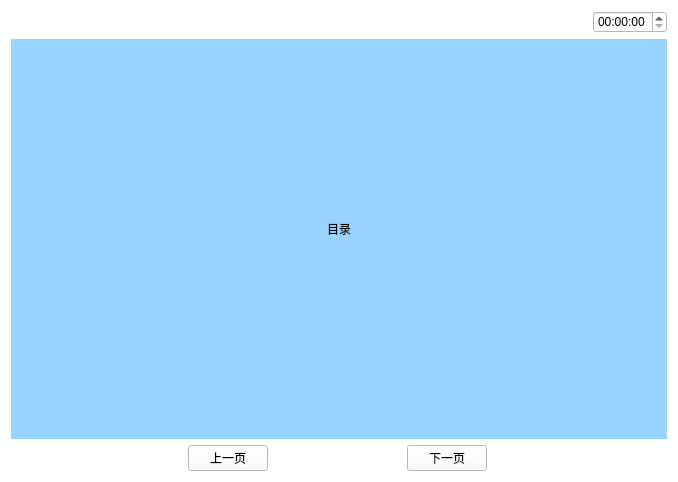
<?xml version="1.0" encoding="UTF-8"?>
<ui version="4.0">
 <class>Bangzhushouce</class>
 <widget class="QWidget" name="Bangzhushouce">
  <property name="geometry">
   <rect>
    <x>0</x>
    <y>0</y>
    <width>678</width>
    <height>482</height>
   </rect>
  </property>
  <property name="windowTitle">
   <string>Form</string>
  </property>
  <property name="styleSheet">
   <string notr="true">background-color: rgb(255, 255, 255);</string>
  </property>
  <layout class="QVBoxLayout" name="verticalLayout_3" stretch="1,5,1">
   <item>
    <layout class="QHBoxLayout" name="horizontalLayout_5">
     <item>
      <widget class="QPushButton" name="pushButton">
       <property name="text">
        <string/>
       </property>
       <property name="icon">
        <iconset resource="myimages.qrc">
         <normaloff>:/image/images/4g.png</normaloff>:/image/images/4g.png</iconset>
       </property>
       <property name="flat">
        <bool>true</bool>
       </property>
      </widget>
     </item>
     <item>
      <widget class="QPushButton" name="pushButton_2">
       <property name="text">
        <string/>
       </property>
       <property name="icon">
        <iconset resource="myimages.qrc">
         <normaloff>:/image/images/wireless.svg</normaloff>:/image/images/wireless.svg</iconset>
       </property>
       <property name="flat">
        <bool>true</bool>
       </property>
      </widget>
     </item>
     <item>
      <widget class="QPushButton" name="pushButton_3">
       <property name="text">
        <string/>
       </property>
       <property name="icon">
        <iconset resource="myimages.qrc">
         <normaloff>:/image/images/bl.svg</normaloff>:/image/images/bl.svg</iconset>
       </property>
       <property name="flat">
        <bool>true</bool>
       </property>
      </widget>
     </item>
     <item>
      <widget class="QPushButton" name="pushButton_4">
       <property name="text">
        <string/>
       </property>
       <property name="icon">
        <iconset resource="myimages.qrc">
         <normaloff>:/image/images/locate.svg</normaloff>:/image/images/locate.svg</iconset>
       </property>
       <property name="flat">
        <bool>true</bool>
       </property>
      </widget>
     </item>
     <item>
      <spacer name="horizontalSpacer_4">
       <property name="orientation">
        <enum>Qt::Horizontal</enum>
       </property>
       <property name="sizeHint" stdset="0">
        <size>
         <width>40</width>
         <height>20</height>
        </size>
       </property>
      </spacer>
     </item>
     <item>
      <widget class="QTimeEdit" name="timeEdit_2"/>
     </item>
    </layout>
   </item>
   <item>
    <widget class="QWidget" name="widget" native="true">
     <property name="sizePolicy">
      <sizepolicy hsizetype="Preferred" vsizetype="Preferred">
       <horstretch>0</horstretch>
       <verstretch>0</verstretch>
      </sizepolicy>
     </property>
     <property name="contextMenuPolicy">
      <enum>Qt::DefaultContextMenu</enum>
     </property>
     <property name="styleSheet">
      <string notr="true">background-color: rgb(153, 211, 255);</string>
     </property>
     <layout class="QVBoxLayout" name="verticalLayout_2" stretch="2,0">
      <item>
       <layout class="QHBoxLayout" name="horizontalLayout">
        <item>
         <widget class="QLabel" name="label">
          <property name="text">
           <string>目录</string>
          </property>
          <property name="alignment">
           <set>Qt::AlignCenter</set>
          </property>
         </widget>
        </item>
       </layout>
      </item>
      <item>
       <widget class="QLabel" name="label_6">
        <property name="text">
         <string/>
        </property>
        <property name="pixmap">
         <pixmap resource="myimages.qrc">:/image/images/mulu.png</pixmap>
        </property>
        <property name="scaledContents">
         <bool>true</bool>
        </property>
       </widget>
      </item>
     </layout>
    </widget>
   </item>
   <item>
    <layout class="QHBoxLayout" name="horizontalLayout_2">
     <item>
      <widget class="QPushButton" name="returnIndex">
       <property name="font">
        <font>
         <family>AR PL UMing TW MBE</family>
        </font>
       </property>
       <property name="styleSheet">
        <string notr="true">border-image: url(:/image/images/index.svg);</string>
       </property>
       <property name="text">
        <string/>
       </property>
       <property name="icon">
        <iconset resource="myimages.qrc">
         <normaloff>:/image/images/index.svg</normaloff>:/image/images/index.svg</iconset>
       </property>
       <property name="iconSize">
        <size>
         <width>40</width>
         <height>40</height>
        </size>
       </property>
       <property name="flat">
        <bool>true</bool>
       </property>
      </widget>
     </item>
     <item>
      <spacer name="horizontalSpacer">
       <property name="orientation">
        <enum>Qt::Horizontal</enum>
       </property>
       <property name="sizeHint" stdset="0">
        <size>
         <width>40</width>
         <height>20</height>
        </size>
       </property>
      </spacer>
     </item>
     <item>
      <widget class="QPushButton" name="preview">
       <property name="text">
        <string>上一页</string>
       </property>
      </widget>
     </item>
     <item>
      <spacer name="horizontalSpacer_3">
       <property name="orientation">
        <enum>Qt::Horizontal</enum>
       </property>
       <property name="sizeHint" stdset="0">
        <size>
         <width>40</width>
         <height>20</height>
        </size>
       </property>
      </spacer>
     </item>
     <item>
      <widget class="QPushButton" name="next">
       <property name="text">
        <string>下一页</string>
       </property>
      </widget>
     </item>
     <item>
      <spacer name="horizontalSpacer_2">
       <property name="orientation">
        <enum>Qt::Horizontal</enum>
       </property>
       <property name="sizeHint" stdset="0">
        <size>
         <width>40</width>
         <height>20</height>
        </size>
       </property>
      </spacer>
     </item>
     <item>
      <widget class="QPushButton" name="returnPage">
       <property name="text">
        <string/>
       </property>
       <property name="icon">
        <iconset resource="myimages.qrc">
         <normaloff>:/image/images/shangyiye.svg</normaloff>:/image/images/shangyiye.svg</iconset>
       </property>
       <property name="iconSize">
        <size>
         <width>40</width>
         <height>40</height>
        </size>
       </property>
       <property name="flat">
        <bool>true</bool>
       </property>
      </widget>
     </item>
    </layout>
   </item>
  </layout>
 </widget>
 <resources>
  <include location="myimages.qrc"/>
 </resources>
 <connections/>
</ui>
